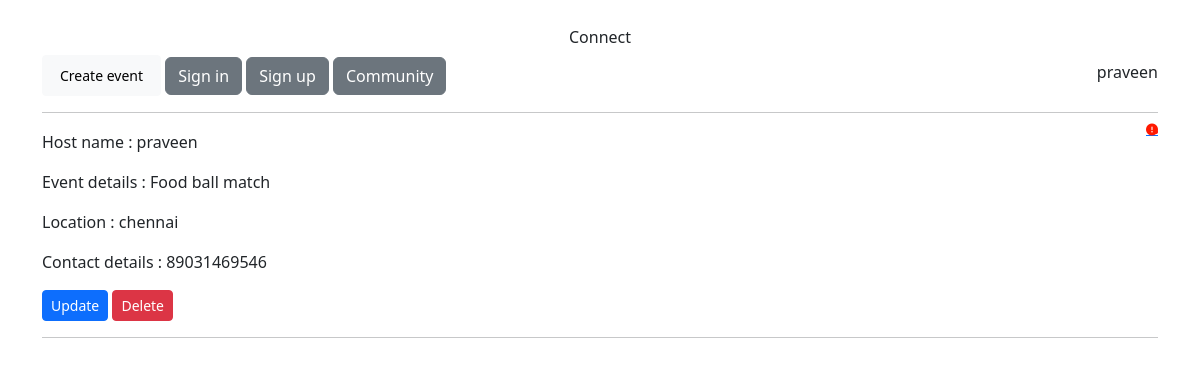
The app's page / (signed in) with its own data.
### event_app/models.py (models this page shows, shortened)
class event_info(models.Model):
    Host_name = models.ForeignKey(User, on_delete=models.CASCADE, default='')
    Event_details = models.CharField(max_length=500, default="")
    Location = models.CharField(max_length=500)
    Contact_details = models.CharField(max_length=500)

### event_app/views.py (the view)
# urls.py: 2. Add a URL to urlpatterns:  path('', views.home, name='home')
def home(request):
    events = event_info.objects.all()
    user = request.user
    return render(request, 'event/index.html', {
        'user' : user,
        'events' : events,
    })

### event_app/templates/event/index.html (shortened to what this page needs)
{% extends "event/base.html" %}
{% block head %}
    {% load static %}
    <link href='{% static "css/index.css" %}' rel='stylesheet'>
{% endblock %}
{% block body %}
    <div class="container pt-1">
        <br>
        <h6 class="text-center">Connect</h6>
        <div class='d-flex justify-content-between'>
            <div>
            {% if user.is_authenticated %}
                <button class="btn btn-light btn-sm">
                    <a href="{% url 'event:create_event' %}" class="btn btn-light btn-sm">Create event</a>
                </button>
            {% endif %}
                <a href="{% url 'event:signin' %}" class="btn btn-secondary">Sign in</a>
                <a href="{% url 'event:signup' %}" class="btn btn-secondary">Sign up</a>
                <a href="{% url 'event:community' %}" class="btn btn-secondary">Community</a>
            </div>
            <div>
                <h6 class="mt-2">{{ user }}</h6>
            </div>
        </div>
        <hr>
        {% if user.is_authenticated %}
            {% for event in events %}
                <a href="{% url 'event:report' event.id %}" class="d-flex justify-content-end"><i class="fa-solid fa-circle-exclamation fa-xs report" style="color: #ff1900;"></i></a>
                <p id="reportmessage"></p>
                <p>Host name : {{ event.Host_name }}</p>
                <p>Event details : {{ event.Event_details }}</p>
                <p>Location : {{ event.Location }}</p>
                <p>Contact details : {{ event.Contact_details }}</p>
                {% if user == event.Host_name %}
                    <a href="{% url 'event:update_event' event.id %}" class="btn btn-primary btn-sm">Update</a>
                    <a href="{% url 'event:delete_event' event.id %}" class="btn btn-danger btn-sm">Delete</a>
                {% endif %}
                <hr>
            {% endfor %}
        {% else %}
            <h1>Sign in to continue</h1>
        {% endif %}
    </div>
{% endblock  %}

### static/css/index.css (style rules this page uses)
#reportmessage { float:right; color:white; background-color: red; font-weight: bold; font-size: small; padding: 2px; border-radius: 6px; }

### records on screen
event_info: Host_name "praveen", Event_details "Food ball match", Location "chennai", Contact_details "89031469546", shows "Update"

### other values on screen
{{ user }} "praveen"
